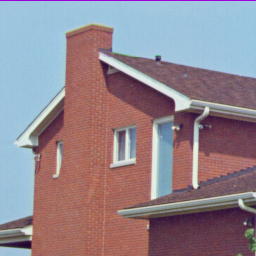
#> input picture Experiment_1/house.png, 256 x 256 px, given in place of Cameraman.png, which was not available
$ python Image_Processing_Experiment_1.py
#> lines starting #> are read from the running program, lines starting #| are printed output that depends on the picture; pictures that were not available may be replaced by others from this repository, and a replacement may not be noted
#!/usr/bin/env python
# coding: utf-8

# # Image Processing Course for Absolute Beginners - Experiment 1

# In[10]:


import cv2
import matplotlib.pyplot as plt
from matplotlib.pyplot import *
from numpy import *


# ## 1) Displaying an Image using CV2

# In[11]:


img = cv2.imread(r"C:\Users\mpstme.student\Downloads\Cameraman.png")
#> img is the input picture: shape (256, 256, 3); mean B, G, R 142, 133, 146.6
plt.imshow(img)


# In[12]:


img.shape


# ## 2) Display Image using mathplotlib

# In[13]:


plt.imshow(img, cmap = 'gray')
plt.title('Original Image')
plt.show()
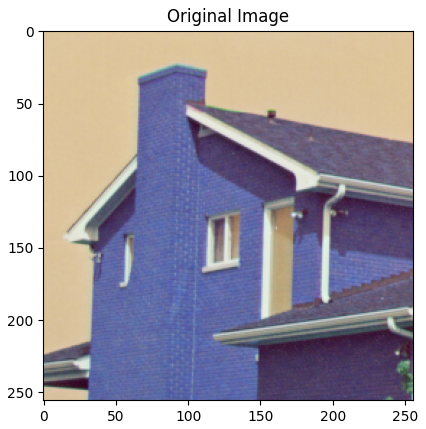
#> figure drawn by matplotlib, 1 panel; B, G, R data is drawn as R, G, B


# ## 3) Down Scaling Image

# In[14]:


f = 2
(m,n,_) = img.shape
#> m = 256; n = 256
imgNew = zeros((m//f,n//f), dtype = int)

for i in range (m):
    for j in range(n):
        imgNew[i//f,j//f] = img[i,j,0]
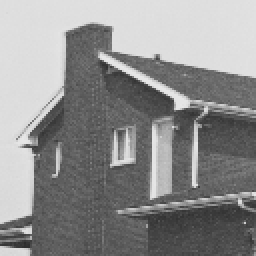
#> imgNew: shape (128, 128) int64 (shown 2 times larger); min 44, max 232, mean 141.7


# In[15]:


plt.imshow(imgNew, cmap = 'gray')
plt.title('Downscaled Image')
plt.show()


# In[16]:


imgNew.shape


# In[52]:


#Different method using cv2 library
img_shrinked = cv2.resize(img, (226//2,226//2))
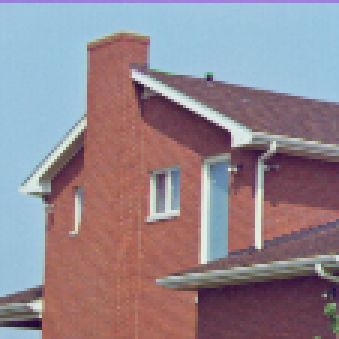
#> img_shrinked: shape (113, 113, 3) (shown 3 times larger); mean B, G, R 141.9, 133, 146.4
plt.imshow(img_shrinked)
img_shrinked.shape


# ## 4) Upscaling Image

# In[18]:


f=2
(m,n,_) = img.shape
imgNew2=zeros((m*f,n*f),dtype= int)
for i in range(0, m*f):
  for j in range(0, n*f):
    imgNew2[i,j] = img[i//f,j//f, 0]
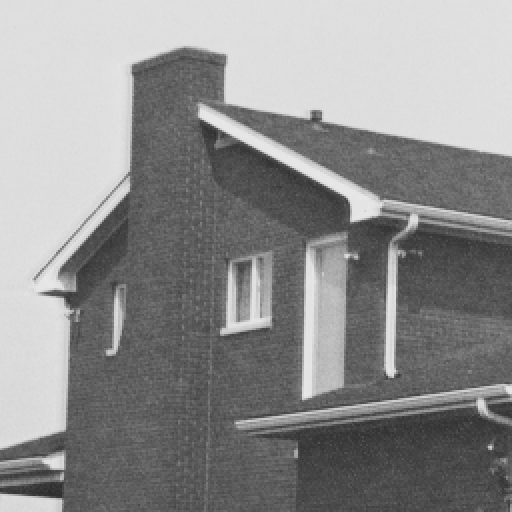
#> imgNew2: shape (512, 512) int64; min 44, max 232, mean 142


# In[19]:


plt.imshow(imgNew2, cmap = 'gray')
plt.title('Upscaling Image')
plt.show()
#> figure, not shown here; B, G, R data is drawn as R, G, B


# In[51]:


imgNew2.shape


# In[53]:


#Different method using cv2 library
img_upscaled = cv2.resize(img, (226*2,226*2))
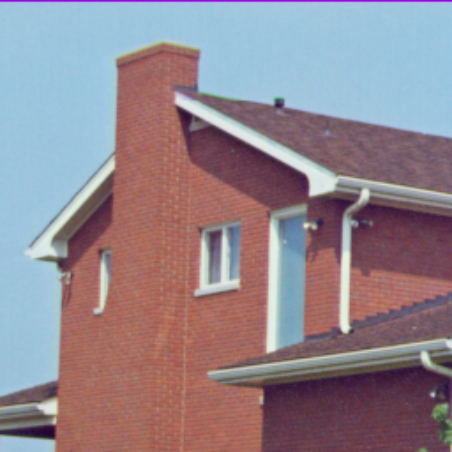
#> img_upscaled: shape (452, 452, 3); mean B, G, R 141.9, 132.9, 146.4
plt.imshow(img_upscaled)
img_upscaled.shape


# ## 5)  Bit Depth on Image Quality Bit Depth on Image Quality

# In[26]:


img.shape


# In[25]:


img.max()


# In[21]:


bits = int(input("Enter number of bits for image: "))
#> the answer given: 3


# In[27]:


maxoriginal = 226
maxnew = 2**bits
factor = (maxnew-1)/(maxoriginal-1)
factor


# In[48]:


imgNew2=np.zeros((m,n))
for i in range(m):
    for j in range(n):
        imgNew2[i,j]=factor*img[i,j,0]
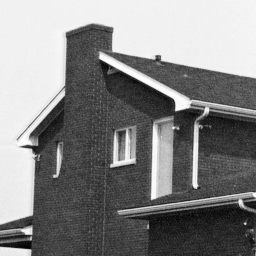
#> imgNew2: shape (256, 256) float64; min 1.37, max 7.22, mean 4.42; drawn with min black and max white


# In[49]:


imgNew2.max()


# ## 6) Grayscaling

# In[50]:


imshow(imgNew2,cmap='gray')
#> figure, not shown here; B, G, R data is drawn as R, G, B
